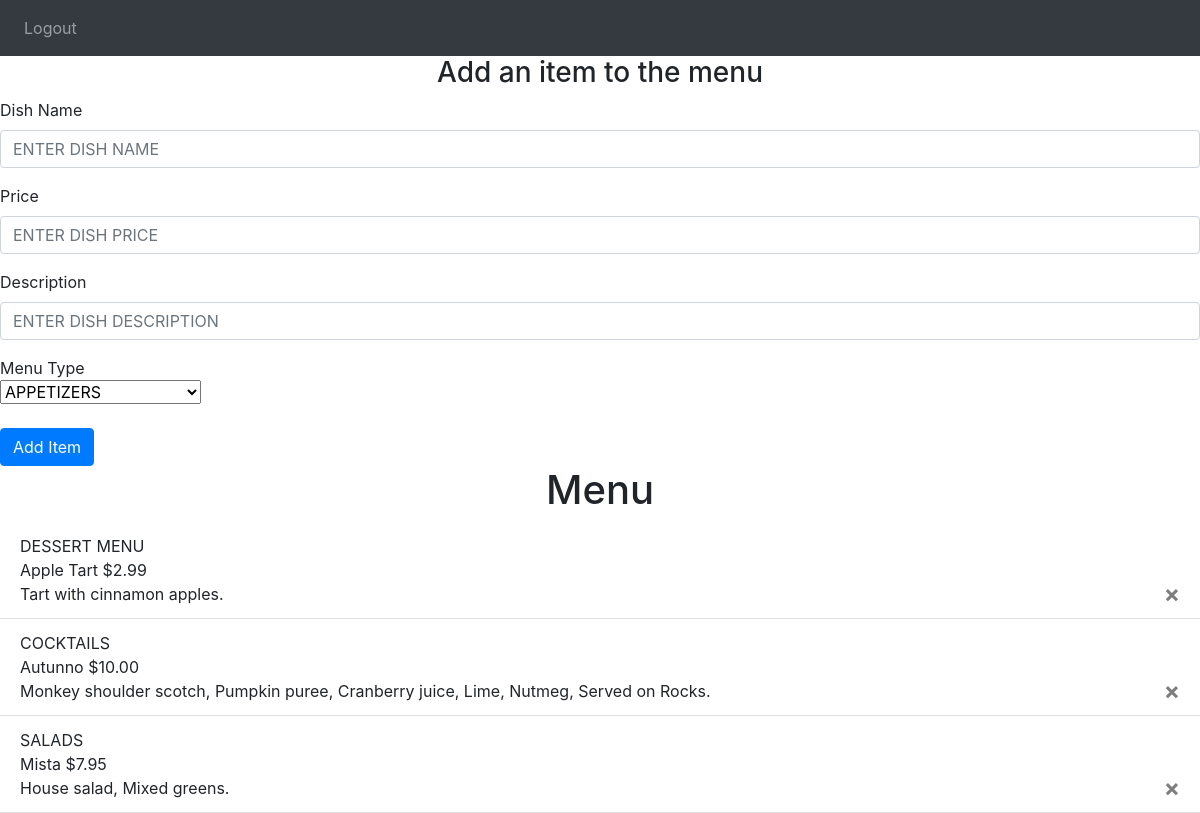
The page /add-menu-item (signed in) on the database its author committed.
### avanzareApp/models.py (models this page shows)
class Menu(db.Model):
    id = db.Column(db.Integer, primary_key=True)
    name = db.Column(db.String(150), unique=True)
    price = db.Column(db.String(150))
    description = db.Column(db.String(10000))
    menu_type = db.Column(db.String(150))
    date = db.Column(db.DateTime(timezone=True), default=func.now())
    user_id = db.Column(db.Integer, db.ForeignKey('user.id'))

### avanzareApp/views.py (the view, shortened to what this page needs)
@views.route('/add-menu-item', methods=['GET', 'POST'])
@login_required
def add_menu_item():
    return render_template("edit_menu.html", user=current_user)

### avanzareApp/__init__.py (called while the page is built)
def create_app():
    app = Flask(__name__)
    app.config['SECRET KEY'] = 'iudsdbciud ccdoi'
    app.config['SQLALCHEMY_DATABASE_URI'] = f'sqlite:///{DB_NAME}'
    db.init_app(app)
    from .views import views
    from .auth import auth
    app.register_blueprint(views, url_prefix='/')
    app.register_blueprint(auth, url_prefix='/')
    from .models import User, Note
    with app.app_context():
        db.create_all()
    login_manager = LoginManager()
    login_manager.login_view = 'auth.start_page'
    login_manager.init_app(app)
    @login_manager.user_loader
    def load_user(id):
        return User.query.get(int(id))
    return app

### avanzareApp/templates/edit_menu.html (shortened to what this page needs)
<!DOCTYPE html>
<html lang="en">
<head>
    <link
      rel="stylesheet"
      href="https://stackpath.bootstrapcdn.com/bootstrap/4.4.1/css/bootstrap.min.css"
    />
    <link
      rel="stylesheet"
      href="https://stackpath.bootstrapcdn.com/font-awesome/4.7.0/css/font-awesome.min.css"
    />
</head>
<body>
    <nav class="navbar navbar-expand-lg navbar-dark bg-dark">
        <div class="collapse navbar-collapse" id="navbar">
            <div class="navbar-nav">
                    <a class="nav-item nav-link" id="logout" href="/logout">Logout</a>
            </div>
        </div>
    </nav>
    {% block content %}
<form method="POST">
    <h3 align="center">Add an item to the menu</h3>
    <div class="form-group">
        <label for="name">Dish Name</label>
        <input
                type="name"
                class="form-control"
                id="name"
                name="name"
                placeholder="ENTER DISH NAME"
        />
    </div>
    <div class="form-group">
        <label for="price">Price</label>
        <input
                type="price"
                class="form-control"
                id="price"
                name="price"
                placeholder="ENTER DISH PRICE"
        />
    </div>
    <div class="form-group">
        <label for="description">Description</label>
        <input
                type="description"
                class="form-control"
                id="description"
                name="description"
                placeholder="ENTER DISH DESCRIPTION"
        />
    </div>
    <div>Menu Type</div>
    <select class="selectpicker" type="menu_type" id="menu_type" name="menu_type">
      <optgroup label="DINNER MENU" >
        <option>APPETIZERS</option>
      </optgroup>
    </select>
    <br />
    <br />
    <button type="submit" class="btn btn-primary">Add Item</button>
</form>
    <h1 align="center">Menu</h1>
        <ul class="list-group list-group-flush" id="items">
          {% for item in user.items %}
              <li class="list-group-item">
                  {{ item.menu_type }}
                  <br />
                  {{ item.name }}
                  {{ item.price }}
                  <br />
                  {{ item.description }}
                <button type="button" class="close" onClick="deleteMenuItem({{ item.id }})">
                  <span aria-hidden="true">&times;</span>
                </button>
              </li>
          {% endfor %}
        </ul>
{% endblock %}
</body>
</html>

### rows shown on the page
Menu: menu_type "DESSERT MENU", name "Apple Tart", price "$2.99", description "Tart with cinnamon apples."
Menu: menu_type "COCKTAILS", name "Autunno", price "$10.00", description "Monkey shoulder scotch, Pumpkin puree, Cranberry juice, Lime, Nutmeg, Served on Rocks."
Menu: menu_type "SALADS", name "Mista", price "$7.95", description "House salad, Mixed greens."
